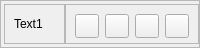
                <widget class="QFrame" name="frame_50">
                 <property name="maximumSize">
                  <size>
                   <width>16777213</width>
                   <height>48</height>
                  </size>
                 </property>
                 <property name="frameShape">
                  <enum>QFrame::StyledPanel</enum>
                 </property>
                 <property name="frameShadow">
                  <enum>QFrame::Raised</enum>
                 </property>
                 <layout class="QHBoxLayout" name="horizontalLayout_137">
                  <property name="spacing">
                   <number>0</number>
                  </property>
                  <property name="leftMargin">
                   <number>3</number>
                  </property>
                  <property name="topMargin">
                   <number>0</number>
                  </property>
                  <property name="rightMargin">
                   <number>0</number>
                  </property>
                  <property name="bottomMargin">
                   <number>0</number>
                  </property>
                  <item>
                   <widget class="QFrame" name="panelsBackground_83">
                    <property name="maximumSize">
                     <size>
                      <width>16777215</width>
                      <height>40</height>
                     </size>
                    </property>
                    <property name="styleSheet">
                     <string notr="true"/>
                    </property>
                    <property name="frameShape">
                     <enum>QFrame::StyledPanel</enum>
                    </property>
                    <property name="frameShadow">
                     <enum>QFrame::Raised</enum>
                    </property>
                    <layout class="QHBoxLayout" name="horizontalLayout_138">
                     <item>
                      <widget class="QLabel" name="label_70">
                       <property name="maximumSize">
                        <size>
                         <width>16777215</width>
                         <height>40</height>
                        </size>
                       </property>
                       <property name="text">
                        <string>Text1</string>
                       </property>
                      </widget>
                     </item>
                    </layout>
                   </widget>
                  </item>
                  <item>
                   <widget class="QFrame" name="panelsBackground_84">
                    <property name="maximumSize">
                     <size>
                      <width>16777215</width>
                      <height>40</height>
                     </size>
                    </property>
                    <property name="styleSheet">
                     <string notr="true"/>
                    </property>
                    <property name="frameShape">
                     <enum>QFrame::StyledPanel</enum>
                    </property>
                    <property name="frameShadow">
                     <enum>QFrame::Raised</enum>
                    </property>
                    <layout class="QHBoxLayout" name="horizontalLayout_139">
                     <item>
                      <widget class="QPushButton" name="footerFirst_textColor1">
                       <property name="minimumSize">
                        <size>
                         <width>24</width>
                         <height>24</height>
                        </size>
                       </property>
                       <property name="maximumSize">
                        <size>
                         <width>24</width>
                         <height>24</height>
                        </size>
                       </property>
                       <property name="text">
                        <string/>
                       </property>
                      </widget>
                     </item>
                     <item>
                      <widget class="QPushButton" name="footerFirst_textColor2">
                       <property name="minimumSize">
                        <size>
                         <width>24</width>
                         <height>24</height>
                        </size>
                       </property>
                       <property name="maximumSize">
                        <size>
                         <width>24</width>
                         <height>24</height>
                        </size>
                       </property>
                       <property name="text">
                        <string/>
                       </property>
                      </widget>
                     </item>
                     <item>
                      <widget class="QPushButton" name="footerFirst_textColor3">
                       <property name="minimumSize">
                        <size>
                         <width>24</width>
                         <height>24</height>
                        </size>
                       </property>
                       <property name="maximumSize">
                        <size>
                         <width>24</width>
                         <height>24</height>
                        </size>
                       </property>
                       <property name="text">
                        <string/>
                       </property>
                      </widget>
                     </item>
                     <item>
                      <widget class="QPushButton" name="footerFirst_textColor4">
                       <property name="minimumSize">
                        <size>
                         <width>24</width>
                         <height>24</height>
                        </size>
                       </property>
                       <property name="maximumSize">
                        <size>
                         <width>24</width>
                         <height>24</height>
                        </size>
                       </property>
                       <property name="text">
                        <string/>
                       </property>
                      </widget>
                     </item>
                    </layout>
                   </widget>
                  </item>
                 </layout>
                </widget>
